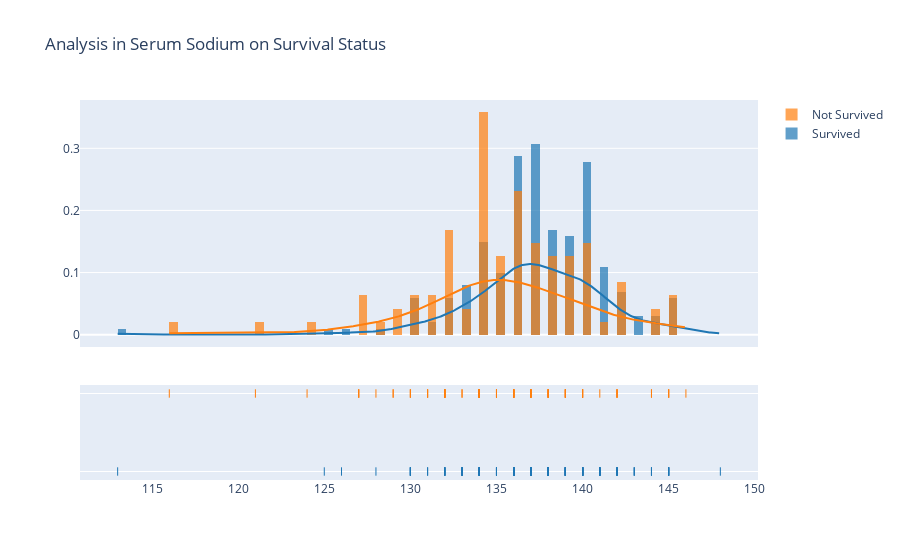

Notebook code cell kept with this figure:
### Code cell
surv = hf[hf['DEATH_EVENT']==0]['serum_sodium']
not_surv = hf[hf['DEATH_EVENT']==1]['serum_sodium']
hist_data = [surv,not_surv]
group_labels = ['Survived', 'Not Survived']
fig = ff.create_distplot(hist_data, group_labels, bin_size=0.5)
fig.update_layout(
    title_text="Analysis in Serum Sodium on Survival Status")
fig.show()

### Figure 1 — Plotly figure (JSON) as saved in the notebook; plotly's stock layout.template omitted (floating-point values rounded to 4 significant figures; data arrays with more than 128 entries replaced by an {"elided": "..."} marker saying what was removed)
{"data": [{"autobinx": false, "histnorm": "probability density", "legendgroup": "Survived", "marker": {"color": "rgb(31, 119, 180)"}, "name": "Survived", "opacity": 0.7, "x": {"elided": "203 int values"}, "xaxis": "x", "xbins": {"end": 148.0, "size": 0.5, "start": 113.0}, "yaxis": "y", "type": "histogram"}, {"autobinx": false, "histnorm": "probability density", "legendgroup": "Not Survived", "marker": {"color": "rgb(255, 127, 14)"}, "name": "Not Survived", "opacity": 0.7, "x": [130, 136, 129, 137, 116, 132, 137, 131, 138, 133, 131, 140, 137, 137, 136, 140, 127, 140, 121, 136, 140, 134, 144, 138, 136, 134, 132, 134, 132, 128, 140, 134, 134, 145, 142, 134, 136, 139, 142, 135, 130, 138, 133, 140, 138, 139, 146, 134, 132, 132, 136, 136, 139, 131, 145, 127, 136, 140, 142, 135, 132, 134, 139, 132, 141, 135, 138, 132, 137, 134, 134, 124, 134, 139, 134, 135, 142, 139, 135, 134, 136, 136, 134, 137, 136, 134, 144, 135, 145, 130, 137, 134, 127, 138, 129, 134], "xaxis": "x", "xbins": {"end": 146.0, "size": 0.5, "start": 116.0}, "yaxis": "y", "type": "histogram"}, {"legendgroup": "Survived", "marker": {"color": "rgb(31, 119, 180)"}, "mode": "lines", "name": "Survived", "showlegend": false, "x": {"elided": "500 float values"}, "xaxis": "x", "y": {"elided": "500 float values"}, "yaxis": "y", "type": "scatter"}, {"legendgroup": "Not Survived", "marker": {"color": "rgb(255, 127, 14)"}, "mode": "lines", "name": "Not Survived", "showlegend": false, "x": {"elided": "500 float values"}, "xaxis": "x", "y": {"elided": "500 float values"}, "yaxis": "y", "type": "scatter"}, {"legendgroup": "Survived", "marker": {"color": "rgb(31, 119, 180)", "symbol": "line-ns-open"}, "mode": "markers", "name": "Survived", "showlegend": false, "x": {"elided": "203 int values"}, "xaxis": "x", "y": {"elided": "203 str values"}, "yaxis": "y2", "type": "scatter"}, {"legendgroup": "Not Survived", "marker": {"color": "rgb(255, 127, 14)", "symbol": "line-ns-open"}, "mode": "markers", "name": "Not Survived", "showlegend": false, "x": [130, 136, 129, 137, 116, 132, 137, 131, 138, 133, 131, 140, 137, 137, 136, 140, 127, 140, 121, 136, 140, 134, 144, 138, 136, 134, 132, 134, 132, 128, 140, 134, 134, 145, 142, 134, 136, 139, 142, 135, 130, 138, 133, 140, 138, 139, 146, 134, 132, 132, 136, 136, 139, 131, 145, 127, 136, 140, 142, 135, 132, 134, 139, 132, 141, 135, 138, 132, 137, 134, 134, 124, 134, 139, 134, 135, 142, 139, 135, 134, 136, 136, 134, 137, 136, 134, 144, 135, 145, 130, 137, 134, 127, 138, 129, 134], "xaxis": "x", "y": ["Not Survived", "Not Survived", "Not Survived", "Not Survived", "Not Survived", "Not Survived", "Not Survived", "Not Survived", "Not Survived", "Not Survived", "Not Survived", "Not Survived", "Not Survived", "Not Survived", "Not Survived", "Not Survived", "Not Survived", "Not Survived", "Not Survived", "Not Survived", "Not Survived", "Not Survived", "Not Survived", "Not Survived", "Not Survived", "Not Survived", "Not Survived", "Not Survived", "Not Survived", "Not Survived", "Not Survived", "Not Survived", "Not Survived", "Not Survived", "Not Survived", "Not Survived", "Not Survived", "Not Survived", "Not Survived", "Not Survived", "Not Survived", "Not Survived", "Not Survived", "Not Survived", "Not Survived", "Not Survived", "Not Survived", "Not Survived", "Not Survived", "Not Survived", "Not Survived", "Not Survived", "Not Survived", "Not Survived", "Not Survived", "Not Survived", "Not Survived", "Not Survived", "Not Survived", "Not Survived", "Not Survived", "Not Survived", "Not Survived", "Not Survived", "Not Survived", "Not Survived", "Not Survived", "Not Survived", "Not Survived", "Not Survived", "Not Survived", "Not Survived", "Not Survived", "Not Survived", "Not Survived", "Not Survived", "Not Survived", "Not Survived", "Not Survived", "Not Survived", "Not Survived", "Not Survived", "Not Survived", "Not Survived", "Not Survived", "Not Survived", "Not Survived", "Not Survived", "Not Survived", "Not Survived", "Not Survived", "Not Survived", "Not Survived", "Not Survived", "Not Survived", "Not Survived"], "yaxis": "y2", "type": "scatter"}], "layout": {"barmode": "overlay", "hovermode": "closest", "legend": {"traceorder": "reversed"}, "xaxis": {"anchor": "y2", "domain": [0.0, 1.0], "zeroline": false}, "yaxis": {"anchor": "free", "domain": [0.35, 1], "position": 0.0}, "yaxis2": {"anchor": "x", "domain": [0, 0.25], "dtick": 1, "showticklabels": false}, "title": {"text": "Analysis in Serum Sodium on Survival Status"}}}
